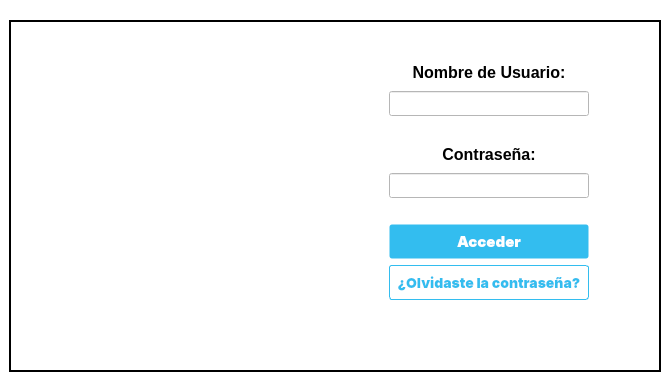
<?xml version="1.0" encoding="UTF-8"?>
<ui version="4.0">
 <class>Login_Window</class>
 <widget class="QMainWindow" name="Login_Window">
  <property name="geometry">
   <rect>
    <x>0</x>
    <y>0</y>
    <width>670</width>
    <height>392</height>
   </rect>
  </property>
  <property name="sizePolicy">
   <sizepolicy hsizetype="MinimumExpanding" vsizetype="Preferred">
    <horstretch>0</horstretch>
    <verstretch>0</verstretch>
   </sizepolicy>
  </property>
  <property name="maximumSize">
   <size>
    <width>670</width>
    <height>392</height>
   </size>
  </property>
  <property name="windowTitle">
   <string>ERP EIPSA</string>
  </property>
  <property name="windowIcon">
   <iconset>
    <normaloff>//nas01/DATOS/Comunes/EIPSA-ERP/Iconos/icon.ico</normaloff>//nas01/DATOS/Comunes/EIPSA-ERP/Iconos/icon.ico</iconset>
  </property>
  <property name="autoFillBackground">
   <bool>false</bool>
  </property>
  <property name="styleSheet">
   <string notr="true">QWidget {
background-color: rgb(255, 255, 255);
}

.QFrame {
	border: 2px solid black;
}</string>
  </property>
  <property name="toolButtonStyle">
   <enum>Qt::ToolButtonIconOnly</enum>
  </property>
  <widget class="QWidget" name="centralwidget">
   <property name="enabled">
    <bool>true</bool>
   </property>
   <property name="sizePolicy">
    <sizepolicy hsizetype="Fixed" vsizetype="Fixed">
     <horstretch>0</horstretch>
     <verstretch>0</verstretch>
    </sizepolicy>
   </property>
   <property name="autoFillBackground">
    <bool>false</bool>
   </property>
   <layout class="QGridLayout" name="gridLayout_2">
    <item row="0" column="0">
     <widget class="QFrame" name="frame">
      <property name="minimumSize">
       <size>
        <width>652</width>
        <height>352</height>
       </size>
      </property>
      <property name="maximumSize">
       <size>
        <width>652</width>
        <height>352</height>
       </size>
      </property>
      <property name="styleSheet">
       <string notr="true"/>
      </property>
      <property name="frameShape">
       <enum>QFrame::Box</enum>
      </property>
      <property name="frameShadow">
       <enum>QFrame::Raised</enum>
      </property>
      <layout class="QGridLayout" name="gridLayout">
       <item row="0" column="0">
        <layout class="QHBoxLayout" name="horizontalLayout">
         <item>
          <spacer name="hSpacer_left">
           <property name="orientation">
            <enum>Qt::Horizontal</enum>
           </property>
           <property name="sizeType">
            <enum>QSizePolicy::Fixed</enum>
           </property>
           <property name="sizeHint" stdset="0">
            <size>
             <width>48</width>
             <height>20</height>
            </size>
           </property>
          </spacer>
         </item>
         <item>
          <widget class="QLabel" name="logo">
           <property name="sizePolicy">
            <sizepolicy hsizetype="Preferred" vsizetype="Preferred">
             <horstretch>0</horstretch>
             <verstretch>0</verstretch>
            </sizepolicy>
           </property>
           <property name="maximumSize">
            <size>
             <width>255</width>
             <height>235</height>
            </size>
           </property>
           <property name="text">
            <string/>
           </property>
           <property name="pixmap">
            <pixmap>//nas01/DATOS/Comunes/EIPSA-ERP/Iconos/Logo.ico</pixmap>
           </property>
           <property name="scaledContents">
            <bool>false</bool>
           </property>
          </widget>
         </item>
         <item>
          <spacer name="hSpacer_mid">
           <property name="orientation">
            <enum>Qt::Horizontal</enum>
           </property>
           <property name="sizeType">
            <enum>QSizePolicy::Fixed</enum>
           </property>
           <property name="sizeHint" stdset="0">
            <size>
             <width>48</width>
             <height>20</height>
            </size>
           </property>
          </spacer>
         </item>
         <item>
          <layout class="QVBoxLayout" name="verticalLayout">
           <property name="sizeConstraint">
            <enum>QLayout::SetFixedSize</enum>
           </property>
           <item>
            <widget class="QLabel" name="label_username_login">
             <property name="enabled">
              <bool>true</bool>
             </property>
             <property name="sizePolicy">
              <sizepolicy hsizetype="Maximum" vsizetype="Maximum">
               <horstretch>0</horstretch>
               <verstretch>0</verstretch>
              </sizepolicy>
             </property>
             <property name="minimumSize">
              <size>
               <width>200</width>
               <height>25</height>
              </size>
             </property>
             <property name="maximumSize">
              <size>
               <width>200</width>
               <height>25</height>
              </size>
             </property>
             <property name="font">
              <font>
               <pointsize>12</pointsize>
               <bold>true</bold>
              </font>
             </property>
             <property name="text">
              <string>Nombre de Usuario:</string>
             </property>
             <property name="alignment">
              <set>Qt::AlignCenter</set>
             </property>
            </widget>
           </item>
           <item>
            <widget class="QLineEdit" name="username_login">
             <property name="enabled">
              <bool>true</bool>
             </property>
             <property name="sizePolicy">
              <sizepolicy hsizetype="Maximum" vsizetype="Fixed">
               <horstretch>0</horstretch>
               <verstretch>0</verstretch>
              </sizepolicy>
             </property>
             <property name="minimumSize">
              <size>
               <width>200</width>
               <height>25</height>
              </size>
             </property>
             <property name="maximumSize">
              <size>
               <width>200</width>
               <height>25</height>
              </size>
             </property>
             <property name="font">
              <font>
               <pointsize>10</pointsize>
              </font>
             </property>
             <property name="alignment">
              <set>Qt::AlignLeading|Qt::AlignLeft|Qt::AlignVCenter</set>
             </property>
            </widget>
           </item>
           <item>
            <spacer name="vSpacer_top_fields">
             <property name="orientation">
              <enum>Qt::Vertical</enum>
             </property>
             <property name="sizeType">
              <enum>QSizePolicy::Fixed</enum>
             </property>
             <property name="sizeHint" stdset="0">
              <size>
               <width>20</width>
               <height>20</height>
              </size>
             </property>
            </spacer>
           </item>
           <item>
            <widget class="QLabel" name="label_password_login">
             <property name="enabled">
              <bool>true</bool>
             </property>
             <property name="sizePolicy">
              <sizepolicy hsizetype="Maximum" vsizetype="Maximum">
               <horstretch>0</horstretch>
               <verstretch>0</verstretch>
              </sizepolicy>
             </property>
             <property name="minimumSize">
              <size>
               <width>200</width>
               <height>25</height>
              </size>
             </property>
             <property name="maximumSize">
              <size>
               <width>200</width>
               <height>25</height>
              </size>
             </property>
             <property name="font">
              <font>
               <pointsize>12</pointsize>
               <bold>true</bold>
              </font>
             </property>
             <property name="layoutDirection">
              <enum>Qt::LeftToRight</enum>
             </property>
             <property name="text">
              <string>Contraseña:</string>
             </property>
             <property name="alignment">
              <set>Qt::AlignCenter</set>
             </property>
            </widget>
           </item>
           <item>
            <widget class="QLineEdit" name="password_login">
             <property name="enabled">
              <bool>true</bool>
             </property>
             <property name="sizePolicy">
              <sizepolicy hsizetype="Maximum" vsizetype="Maximum">
               <horstretch>0</horstretch>
               <verstretch>0</verstretch>
              </sizepolicy>
             </property>
             <property name="minimumSize">
              <size>
               <width>200</width>
               <height>25</height>
              </size>
             </property>
             <property name="maximumSize">
              <size>
               <width>200</width>
               <height>25</height>
              </size>
             </property>
             <property name="font">
              <font>
               <pointsize>10</pointsize>
              </font>
             </property>
             <property name="echoMode">
              <enum>QLineEdit::Password</enum>
             </property>
             <property name="alignment">
              <set>Qt::AlignLeading|Qt::AlignLeft|Qt::AlignVCenter</set>
             </property>
            </widget>
           </item>
           <item>
            <spacer name="vSpacer_bottom_fields">
             <property name="enabled">
              <bool>true</bool>
             </property>
             <property name="sizePolicy">
              <sizepolicy hsizetype="Minimum" vsizetype="Fixed">
               <horstretch>0</horstretch>
               <verstretch>0</verstretch>
              </sizepolicy>
             </property>
             <property name="orientation">
              <enum>Qt::Vertical</enum>
             </property>
             <property name="sizeType">
              <enum>QSizePolicy::Fixed</enum>
             </property>
             <property name="sizeHint" stdset="0">
              <size>
               <width>20</width>
               <height>20</height>
              </size>
             </property>
            </spacer>
           </item>
           <item>
            <widget class="QPushButton" name="accept_login">
             <property name="enabled">
              <bool>true</bool>
             </property>
             <property name="sizePolicy">
              <sizepolicy hsizetype="Maximum" vsizetype="Maximum">
               <horstretch>0</horstretch>
               <verstretch>0</verstretch>
              </sizepolicy>
             </property>
             <property name="minimumSize">
              <size>
               <width>200</width>
               <height>35</height>
              </size>
             </property>
             <property name="maximumSize">
              <size>
               <width>200</width>
               <height>35</height>
              </size>
             </property>
             <property name="font">
              <font>
               <family>-apple-system</family>
               <pointsize>-1</pointsize>
               <bold>true</bold>
               <underline>false</underline>
               <strikeout>false</strikeout>
              </font>
             </property>
             <property name="styleSheet">
              <string notr="true">QPushButton {
background-color: #33bdef;
  border: 1px solid transparent;
  border-radius: 3px;
  color: #fff;
  font-family: -apple-system,system-ui,&quot;Segoe UI&quot;,&quot;Liberation Sans&quot;,sans-serif;
  font-size: 15px;
  font-weight: 800;
  line-height: 1.15385;
  margin: 0;
  outline: none;
  padding: 8px .8em;
  text-align: center;
  text-decoration: none;
  vertical-align: baseline;
  white-space: nowrap;
}

QPushButton:hover {
	background-color: #019ad2;
	border-color: rgb(0, 0, 0);
}

QPushButton:pressed {
	background-color: rgb(1, 140, 190);
	border-color: rgb(255, 255, 255);
}</string>
             </property>
             <property name="text">
              <string>Acceder</string>
             </property>
            </widget>
           </item>
           <item>
            <widget class="QPushButton" name="forgetpass_login">
             <property name="enabled">
              <bool>true</bool>
             </property>
             <property name="sizePolicy">
              <sizepolicy hsizetype="Maximum" vsizetype="Maximum">
               <horstretch>0</horstretch>
               <verstretch>0</verstretch>
              </sizepolicy>
             </property>
             <property name="minimumSize">
              <size>
               <width>200</width>
               <height>35</height>
              </size>
             </property>
             <property name="maximumSize">
              <size>
               <width>200</width>
               <height>35</height>
              </size>
             </property>
             <property name="font">
              <font>
               <family>-apple-system</family>
               <pointsize>-1</pointsize>
               <bold>true</bold>
               <underline>false</underline>
               <strikeout>false</strikeout>
              </font>
             </property>
             <property name="styleSheet">
              <string notr="true">QPushButton {
background-color: #fff;
  border: 1px solid transparent;
  border-radius: 3px;
  border-color: #33bdef;
  color: #33bdef;
  font-family: -apple-system,system-ui,&quot;Segoe UI&quot;,&quot;Liberation Sans&quot;,sans-serif;
  font-size: 14px;
  font-weight: 800;
  line-height: 1.15385;
  margin: 0;
  outline: none;
  padding: 8px .8em;
  text-align: center;
  text-decoration: none;
  vertical-align: center;
  white-space: nowrap;
}

QPushButton:hover {
	background-color: rgb(236, 236, 236);
	border-color: rgb(0, 0, 0);
}

QPushButton:pressed {
	background-color: rgb(220, 220, 220);
	border-color: rgb(255, 255, 255);
}</string>
             </property>
             <property name="text">
              <string>¿Olvidaste la contraseña?</string>
             </property>
            </widget>
           </item>
           <item>
            <widget class="QLabel" name="label_error_login">
             <property name="minimumSize">
              <size>
               <width>200</width>
               <height>25</height>
              </size>
             </property>
             <property name="maximumSize">
              <size>
               <width>200</width>
               <height>25</height>
              </size>
             </property>
             <property name="styleSheet">
              <string notr="true">color: rgb(255, 0, 0);</string>
             </property>
             <property name="text">
              <string/>
             </property>
             <property name="wordWrap">
              <bool>true</bool>
             </property>
            </widget>
           </item>
          </layout>
         </item>
         <item>
          <spacer name="hSpacer_right">
           <property name="orientation">
            <enum>Qt::Horizontal</enum>
           </property>
           <property name="sizeType">
            <enum>QSizePolicy::Fixed</enum>
           </property>
           <property name="sizeHint" stdset="0">
            <size>
             <width>48</width>
             <height>20</height>
            </size>
           </property>
          </spacer>
         </item>
        </layout>
       </item>
      </layout>
     </widget>
    </item>
   </layout>
  </widget>
  <widget class="QMenuBar" name="menubar">
   <property name="enabled">
    <bool>true</bool>
   </property>
   <property name="geometry">
    <rect>
     <x>0</x>
     <y>0</y>
     <width>670</width>
     <height>22</height>
    </rect>
   </property>
  </widget>
 </widget>
 <resources/>
 <connections>
  <connection>
   <sender>forgetpass_login</sender>
   <signal>clicked()</signal>
   <receiver>Login_Window</receiver>
   <slot>close()</slot>
   <hints>
    <hint type="sourcelabel">
     <x>531</x>
     <y>352</y>
    </hint>
    <hint type="destinationlabel">
     <x>580</x>
     <y>389</y>
    </hint>
   </hints>
  </connection>
 </connections>
</ui>
